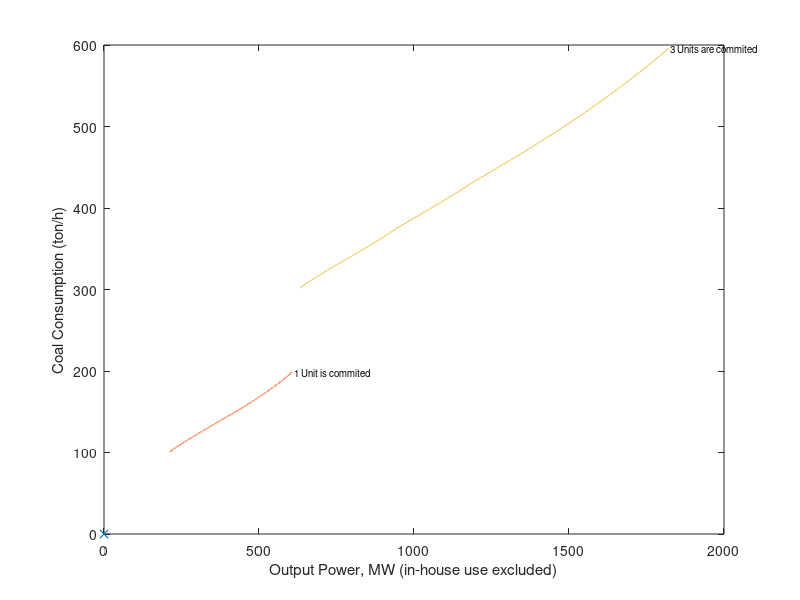

The MATLAB source for this figure: (Note: this script raises an error after producing the figure.)
clear
close all
clc
format compact

coal_nameplate = 660; % [MW]

coal_num = 14; % 14 units

dx = 10000;
u_coal_unit = linspace(0.4,1,dx) * coal_nameplate;
v_coal_unit = u_coal_unit-0.08*coal_nameplate;
f_coal_unit = (266*linspace(0.4,1,dx).^2 -507*linspace(0.4,1,dx) + 542).*linspace(0.4,1,dx)*coal_nameplate/1e3; % [ton/h]
u_min = min(u_coal_unit);
v_min = min(v_coal_unit);
f_min = min(f_coal_unit);


%% ========================================================================
% 211.2~8500.8MW -> round to 220-8500MW
v_range = 220:0.1:8500; % [1x82801]
u_table = nan*ones(coal_num, coal_num, length(v_range)); % [14 units]x[cmt]x[pwr range]
v_table = nan*ones(coal_num, coal_num, length(v_range)); % [14 units]x[cmt]x[pwr range]
f_table = nan*ones(coal_num, coal_num, length(v_range)); % [14 units]x[cmt]x[pwr range]
f_table_sum = nan*ones(coal_num, length(v_range)); % [cmt]x[pwr range]

% ====================
% No unit
figure(3); clf; hold on; box on; % Fuel consumption
plot(0, 0, 'x');
xlabel('Output Power, MW (in-house use excluded)');
ylabel('Coal Consumption (ton/h)');

% ====================
% One unit
n = 1;
u1_extended = interp1(v_coal_unit, u_coal_unit, v_range); % [1x24]
u_table(n,n,:) =  u1_extended;
v1_extended = interp1(v_coal_unit, v_coal_unit, v_range);
v_table(n,n,:) =  v1_extended;
f1_extended = interp1(v_coal_unit, f_coal_unit, v_range);
f_table(n,n,:) =  f1_extended;
f_table_sum(n,:) = f_table(n,n,:);
for nn = 2:coal_num
u_table(nn,n,:) =  0;
v_table(nn,n,:) =  0;
f_table(nn,n,:) =  0;
end

figure(3);
plot(v_coal_unit, f_coal_unit);
text(v_coal_unit(end), f_coal_unit(end), ' 1 Unit is commited', 'fontsize', 7);

% ====================
% Multiple units
tic;
for n = 3%2:coal_num
    v_long = v_coal_unit*n;

    u = ones(n,dx) * u_min;
    v = ones(n,dx) * v_min;
    f = ones(n,dx) * f_min;
    
    u_extended = zeros(n,n,dx);
    v_extended = zeros(n,n,dx);
    f_extended = zeros(n,n,dx);
    u_sum = zeros(n, dx);
    v_sum = zeros(n, dx);
    f_sum = zeros(n, dx);
    for cmt = 1:n
        u(cmt,:) = u_coal_unit;
        v(cmt,:) = v_coal_unit;
        f(cmt,:) = f_coal_unit;
        
        u_sum(cmt,:) = sum(u);
        v_sum(cmt,:) = sum(v);
        f_sum(cmt,:) = sum(f);
        for nn = 1:n
            u_extended(nn,cmt,:) = interp1(v_sum(cmt,:),u(nn,:),v_long);
            v_extended(nn,cmt,:) = interp1(v_sum(cmt,:),v(nn,:),v_long);
            f_extended(nn,cmt,:) = interp1(v_sum(cmt,:),f(nn,:),v_long);
        end
    end
    f_combined = squeeze(sum(f_extended));
    [value, id_row] = min(f_combined);
    opt_f_sum = value; % [1]x[dx]
    f_sum_extended = interp1(v_long, opt_f_sum, v_range);
    f_table_sum(n,:) = f_sum_extended;

    id_col = 1:length(id_row);
    id = sub2ind([n,dx], id_row, id_col);
    opt_u = zeros(n,dx);
    opt_v = zeros(n,dx);
    opt_f = zeros(n,dx);
    for nn = 1:n
        u1_extended = squeeze(u_extended(nn,:,:));
        opt_u(nn,:) = u1_extended(id);
        v1_extended = squeeze(v_extended(nn,:,:));
        opt_v(nn,:) = v1_extended(id);
        f1_extended = squeeze(f_extended(nn,:,:));
        opt_f(nn,:) = f1_extended(id);
        
        % Save opt solutions to tables
        u1_extended = interp1(v_long, opt_u(nn,:), v_range);
        u_table(nn,n,:) = u1_extended;
        v1_extended = interp1(v_long, opt_v(nn,:), v_range);
        v_table(nn,n,:) = v1_extended;
        f1_extended = interp1(v_long, opt_f(nn,:), v_range);
        f_table(nn,n,:) = f1_extended;
    end
    for nn = n+1:coal_num
        u_table(nn,n,:) = 0;
        v_table(nn,n,:) = 0;
        f_table(nn,n,:) = 0;
    end
    
    figure(3);
    plot(v_long, opt_f_sum);
    if n<11
    text(v_long(end), opt_f_sum(end), [' ', num2str(n), ' Units are commited'], 'fontsize', 7);
    else
    text(v_long(1), opt_f_sum(1), [' ', num2str(n), ' Units are commited '], 'fontsize', 7, 'horizontalalignment', 'right');
    end
    
    toc;
end
xlabel('Output Power, MW (in-house use excluded)');
ylabel('Coal Consumption (ton/h)');
my_gridline;

% save('FourteenUnits', ...
%      'v_range', ...
%      'f_table', 'u_table', 'v_table', ...
%      'f_table_sum');

% % ====================
% figure(1); clf;
% opt_u = flipud(opt_u);
% for nn = 1:n
%     subplot(n+1,1,nn);
%     plot(v_long, opt_u(nn,:));
%     ylim([0 700]);
%     set(gca, 'ytick', 0:350:700);
%     ylabel(['u', num2str(nn)]);
% end
% subplot(n+1,1,n+1);
% area(v_long, opt_u', 'edgecolor', 'none');
% ylim([0 4000]);


%% Double check 3-units result to be identical to solution_clean.m
% figure(2); clf;
% subplot(4,1,1); hold on; box on;
% plot(v_range, u_table(1,:,3), 'linewidth', 1); hold on;
% ylim([0 700]);
% ylabel('u1');
% 
% subplot(4,1,2); hold on; box on;
% plot(v_range, u_table(2,:,3), 'linewidth', 1); hold on;
% ylim([0 700]);
% ylabel('u2');
% 
% subplot(4,1,3); hold on; box on;
% plot(v_range, u_table(3,:,3), 'linewidth', 1); hold on;
% ylim([0 700]);
% ylabel('u3');
% 
% subplot(4,1,4); hold on; box on;
% ha = area(v_range, u_table(1:3,:,3)', 'edgecolor', 'none');
% set(ha(1), 'facec', [0.8 0.95 1], 'edgecolor', 'none');
% set(ha(2), 'facec', [1 0.8 0.8], 'edgecolor', 'none');
% set(ha(3), 'facec', [1 0.8 0], 'edgecolor', 'none');
% xlim([600 2000]);
% 
% load ThreeUnitsClean;
% subplot(4,1,3);
% plot(v_unique, opt_u1, '--'); hold on;
% subplot(4,1,2);
% plot(v_unique, opt_u2, '--'); hold on;
% subplot(4,1,1);
% plot(v_unique, opt_u3, '--'); hold on;

